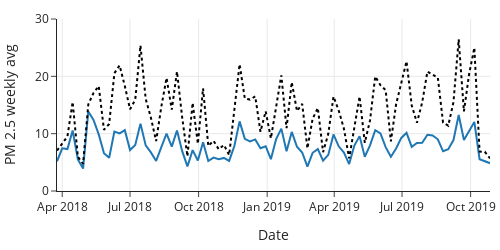

Notebook code cell kept with this figure:
### Code cell
fig = px.line(ts_nc4, x='date', y='pm25aqs',
              width=500, height=250)

fig.add_trace(go.Scatter(x=ts_nc4['date'], y=ts_nc4['pm25pa'],
                         line=dict(color='black', dash='dot')))
fig.update_xaxes(title='Date')
fig.update_yaxes(title='PM 2.5 weekly avg', range=[0,30])
fig.update_layout(showlegend=False)
fig.show()
